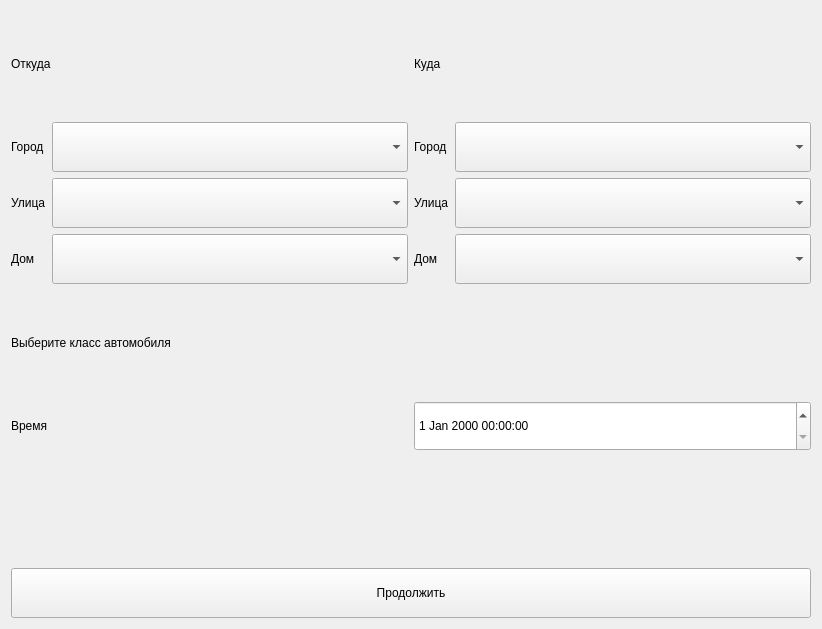
<?xml version="1.0" encoding="UTF-8"?>
<ui version="4.0">
 <class>Form</class>
 <widget class="QWidget" name="Form">
  <property name="geometry">
   <rect>
    <x>0</x>
    <y>0</y>
    <width>822</width>
    <height>629</height>
   </rect>
  </property>
  <property name="windowTitle">
   <string>Окно выбора условий заказа</string>
  </property>
  <layout class="QGridLayout" name="gridLayout_2">
   <item row="4" column="0" colspan="2">
    <layout class="QHBoxLayout" name="horizontalLayout_2">
     <item>
      <widget class="QLabel" name="label_10">
       <property name="minimumSize">
        <size>
         <width>0</width>
         <height>50</height>
        </size>
       </property>
       <property name="text">
        <string>Время</string>
       </property>
      </widget>
     </item>
     <item>
      <widget class="QDateTimeEdit" name="dateTimeEdit">
       <property name="minimumSize">
        <size>
         <width>0</width>
         <height>50</height>
        </size>
       </property>
      </widget>
     </item>
    </layout>
   </item>
   <item row="0" column="0" colspan="2">
    <layout class="QHBoxLayout" name="horizontalLayout">
     <item>
      <widget class="QLabel" name="label_2">
       <property name="minimumSize">
        <size>
         <width>0</width>
         <height>50</height>
        </size>
       </property>
       <property name="text">
        <string>Откуда</string>
       </property>
      </widget>
     </item>
     <item>
      <widget class="QLabel" name="label">
       <property name="minimumSize">
        <size>
         <width>0</width>
         <height>50</height>
        </size>
       </property>
       <property name="text">
        <string>Куда</string>
       </property>
      </widget>
     </item>
    </layout>
   </item>
   <item row="1" column="0">
    <layout class="QFormLayout" name="formLayout">
     <item row="0" column="0">
      <widget class="QLabel" name="label_3">
       <property name="minimumSize">
        <size>
         <width>0</width>
         <height>50</height>
        </size>
       </property>
       <property name="text">
        <string>Город</string>
       </property>
      </widget>
     </item>
     <item row="1" column="0">
      <widget class="QLabel" name="label_4">
       <property name="minimumSize">
        <size>
         <width>0</width>
         <height>50</height>
        </size>
       </property>
       <property name="text">
        <string>Улица</string>
       </property>
      </widget>
     </item>
     <item row="2" column="0">
      <widget class="QLabel" name="label_5">
       <property name="minimumSize">
        <size>
         <width>0</width>
         <height>50</height>
        </size>
       </property>
       <property name="text">
        <string>Дом</string>
       </property>
      </widget>
     </item>
     <item row="0" column="1">
      <widget class="QComboBox" name="comboBox">
       <property name="minimumSize">
        <size>
         <width>0</width>
         <height>50</height>
        </size>
       </property>
      </widget>
     </item>
     <item row="1" column="1">
      <widget class="QComboBox" name="comboBox_2">
       <property name="minimumSize">
        <size>
         <width>0</width>
         <height>50</height>
        </size>
       </property>
      </widget>
     </item>
     <item row="2" column="1">
      <widget class="QComboBox" name="comboBox_3">
       <property name="minimumSize">
        <size>
         <width>0</width>
         <height>50</height>
        </size>
       </property>
      </widget>
     </item>
    </layout>
   </item>
   <item row="1" column="1">
    <layout class="QFormLayout" name="formLayout_2">
     <item row="0" column="0">
      <widget class="QLabel" name="label_6">
       <property name="minimumSize">
        <size>
         <width>0</width>
         <height>50</height>
        </size>
       </property>
       <property name="text">
        <string>Город</string>
       </property>
      </widget>
     </item>
     <item row="1" column="0">
      <widget class="QLabel" name="label_7">
       <property name="minimumSize">
        <size>
         <width>0</width>
         <height>50</height>
        </size>
       </property>
       <property name="text">
        <string>Улица</string>
       </property>
      </widget>
     </item>
     <item row="2" column="0">
      <widget class="QLabel" name="label_8">
       <property name="minimumSize">
        <size>
         <width>0</width>
         <height>50</height>
        </size>
       </property>
       <property name="text">
        <string>Дом</string>
       </property>
      </widget>
     </item>
     <item row="0" column="1">
      <widget class="QComboBox" name="comboBox_4">
       <property name="minimumSize">
        <size>
         <width>0</width>
         <height>50</height>
        </size>
       </property>
      </widget>
     </item>
     <item row="1" column="1">
      <widget class="QComboBox" name="comboBox_5">
       <property name="minimumSize">
        <size>
         <width>0</width>
         <height>50</height>
        </size>
       </property>
      </widget>
     </item>
     <item row="2" column="1">
      <widget class="QComboBox" name="comboBox_6">
       <property name="minimumSize">
        <size>
         <width>0</width>
         <height>50</height>
        </size>
       </property>
      </widget>
     </item>
    </layout>
   </item>
   <item row="6" column="0" colspan="2">
    <layout class="QHBoxLayout" name="horizontalLayout_3">
     <item>
      <widget class="QPushButton" name="pushButton">
       <property name="minimumSize">
        <size>
         <width>0</width>
         <height>50</height>
        </size>
       </property>
       <property name="text">
        <string>Продолжить</string>
       </property>
      </widget>
     </item>
    </layout>
   </item>
   <item row="5" column="0" colspan="2">
    <layout class="QHBoxLayout" name="horizontalLayout_4">
     <item>
      <widget class="QLabel" name="label_error">
       <property name="text">
        <string/>
       </property>
      </widget>
     </item>
    </layout>
   </item>
   <item row="2" column="0" colspan="2">
    <layout class="QVBoxLayout" name="verticalLayout_2">
     <item>
      <widget class="QLabel" name="label_9">
       <property name="minimumSize">
        <size>
         <width>0</width>
         <height>50</height>
        </size>
       </property>
       <property name="text">
        <string>Выберите класс автомобиля</string>
       </property>
      </widget>
     </item>
    </layout>
   </item>
   <item row="3" column="0" colspan="2">
    <layout class="QGridLayout" name="gridLayout"/>
   </item>
  </layout>
 </widget>
 <resources/>
 <connections/>
</ui>
